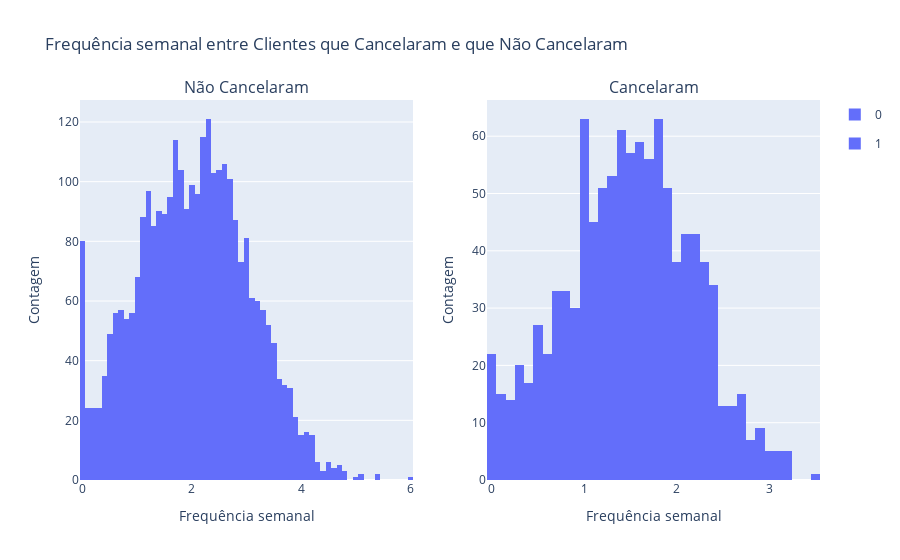

The cell this chart's notebook holds for it:
### Code cell
b

### Figure 1 — Plotly figure (JSON) as saved in the notebook; plotly's stock layout.template omitted (floating-point values rounded to 4 significant figures; data arrays with more than 128 entries replaced by an {"elided": "..."} marker saying what was removed)
{"data": [{"alignmentgroup": "True", "bingroup": "x", "hovertemplate": "churn=0<br>avg_class_frequency_total=%{x}<br>count=%{y}<extra></extra>", "legendgroup": "0", "marker": {"color": "#636efa", "pattern": {"shape": ""}}, "name": "0", "offsetgroup": "0", "orientation": "v", "showlegend": true, "type": "histogram", "x": {"elided": "2939 float values"}, "xaxis": "x", "yaxis": "y"}, {"alignmentgroup": "True", "bingroup": "x", "hovertemplate": "churn=1<br>avg_class_frequency_total=%{x}<br>count=%{y}<extra></extra>", "legendgroup": "1", "marker": {"color": "#636efa", "pattern": {"shape": ""}}, "name": "1", "offsetgroup": "1", "orientation": "v", "showlegend": true, "type": "histogram", "x": {"elided": "1061 float values"}, "xaxis": "x2", "yaxis": "y2"}], "layout": {"annotations": [{"font": {"size": 16}, "showarrow": false, "text": "Não Cancelaram", "x": 0.225, "xanchor": "center", "xref": "paper", "y": 1, "yanchor": "bottom", "yref": "paper"}, {"font": {"size": 16}, "showarrow": false, "text": "Cancelaram", "x": 0.775, "xanchor": "center", "xref": "paper", "y": 1, "yanchor": "bottom", "yref": "paper"}], "showlegend": true, "title": {"text": "Frequência semanal entre Clientes que Cancelaram e que Não Cancelaram"}, "xaxis": {"anchor": "y", "domain": [0, 0.45], "title": {"text": "Frequência semanal"}}, "xaxis2": {"anchor": "y2", "domain": [0.55, 1], "title": {"text": "Frequência semanal"}}, "yaxis": {"anchor": "x", "domain": [0, 1], "title": {"text": "Contagem"}}, "yaxis2": {"anchor": "x2", "domain": [0, 1], "title": {"text": "Contagem"}}}}
